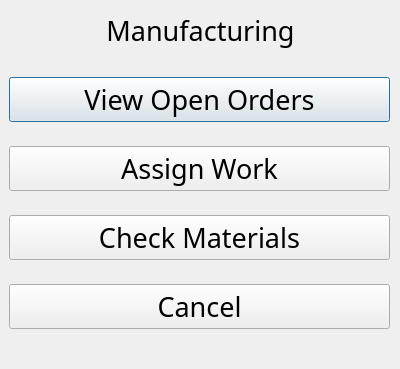
<?xml version="1.0" encoding="UTF-8"?>
<ui version="4.0">
 <class>manufacturing_dialog</class>
 <widget class="QDialog" name="manufacturing_dialog">
  <property name="geometry">
   <rect>
    <x>0</x>
    <y>0</y>
    <width>400</width>
    <height>369</height>
   </rect>
  </property>
  <property name="font">
   <font>
    <family>Book Antiqua</family>
    <pointsize>20</pointsize>
   </font>
  </property>
  <property name="windowTitle">
   <string>Manufacturing</string>
  </property>
  <widget class="QLabel" name="label">
   <property name="geometry">
    <rect>
     <x>10</x>
     <y>10</y>
     <width>381</width>
     <height>41</height>
    </rect>
   </property>
   <property name="text">
    <string>Manufacturing</string>
   </property>
   <property name="alignment">
    <set>Qt::AlignCenter</set>
   </property>
  </widget>
  <widget class="QWidget" name="verticalLayoutWidget">
   <property name="geometry">
    <rect>
     <x>9</x>
     <y>59</y>
     <width>381</width>
     <height>291</height>
    </rect>
   </property>
   <layout class="QVBoxLayout" name="verticalLayout">
    <item>
     <widget class="QPushButton" name="btn_view_orders">
      <property name="text">
       <string>View Open Orders</string>
      </property>
     </widget>
    </item>
    <item>
     <widget class="QPushButton" name="btn_assign_work">
      <property name="text">
       <string>Assign Work</string>
      </property>
     </widget>
    </item>
    <item>
     <widget class="QPushButton" name="btn_check_materials">
      <property name="text">
       <string>Check Materials</string>
      </property>
     </widget>
    </item>
    <item>
     <widget class="QPushButton" name="btn_cancel">
      <property name="text">
       <string>Cancel</string>
      </property>
     </widget>
    </item>
   </layout>
  </widget>
 </widget>
 <resources/>
 <connections/>
</ui>
